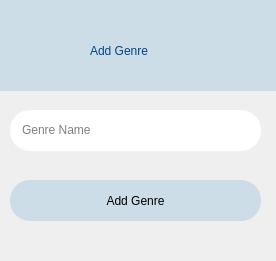
<?xml version="1.0" encoding="UTF-8"?>
<ui version="4.0">
 <class>MainWindow</class>
 <widget class="QMainWindow" name="MainWindow">
  <property name="geometry">
   <rect>
    <x>0</x>
    <y>0</y>
    <width>276</width>
    <height>261</height>
   </rect>
  </property>
  <property name="windowTitle">
   <string>MainWindow</string>
  </property>
  <widget class="QWidget" name="centralwidget">
   <widget class="QWidget" name="navigationBG" native="true">
    <property name="geometry">
     <rect>
      <x>0</x>
      <y>0</y>
      <width>351</width>
      <height>91</height>
     </rect>
    </property>
    <property name="styleSheet">
     <string notr="true">#navigationBG {
background-color: #ccdde8;

}

</string>
    </property>
    <widget class="QPushButton" name="logoutButton">
     <property name="geometry">
      <rect>
       <x>20</x>
       <y>550</y>
       <width>131</width>
       <height>41</height>
      </rect>
     </property>
     <property name="text">
      <string>Logout</string>
     </property>
     <property name="icon">
      <iconset>
       <normaloff>../img/logout.png</normaloff>../img/logout.png</iconset>
     </property>
     <property name="iconSize">
      <size>
       <width>40</width>
       <height>40</height>
      </size>
     </property>
     <property name="flat">
      <bool>true</bool>
     </property>
    </widget>
    <widget class="QLabel" name="systemLabel">
     <property name="geometry">
      <rect>
       <x>90</x>
       <y>15</y>
       <width>101</width>
       <height>71</height>
      </rect>
     </property>
     <property name="styleSheet">
      <string notr="true">#systemLabel {
font: 75 12pt &quot;MS Shell Dlg 2&quot;;
color: #034488;
}</string>
     </property>
     <property name="text">
      <string>Add Genre</string>
     </property>
     <property name="alignment">
      <set>Qt::AlignLeading|Qt::AlignLeft|Qt::AlignVCenter</set>
     </property>
    </widget>
    <widget class="QPushButton" name="pushButton">
     <property name="geometry">
      <rect>
       <x>30</x>
       <y>20</y>
       <width>71</width>
       <height>51</height>
      </rect>
     </property>
     <property name="text">
      <string/>
     </property>
     <property name="icon">
      <iconset>
       <normaloff>../img/icon.png</normaloff>../img/icon.png</iconset>
     </property>
     <property name="iconSize">
      <size>
       <width>50</width>
       <height>50</height>
      </size>
     </property>
     <property name="flat">
      <bool>true</bool>
     </property>
    </widget>
   </widget>
   <widget class="QWidget" name="rect1" native="true">
    <property name="geometry">
     <rect>
      <x>10</x>
      <y>110</y>
      <width>251</width>
      <height>41</height>
     </rect>
    </property>
    <property name="styleSheet">
     <string notr="true">#rect1{
background-color: white;
border: 1px white;
border-radius: 20px;
}</string>
    </property>
    <widget class="QLineEdit" name="genreName">
     <property name="geometry">
      <rect>
       <x>10</x>
       <y>7</y>
       <width>231</width>
       <height>26</height>
      </rect>
     </property>
     <property name="styleSheet">
      <string notr="true">#genreName{
border: TRANSPARENT;
}</string>
     </property>
     <property name="placeholderText">
      <string>Genre Name</string>
     </property>
    </widget>
   </widget>
   <widget class="QPushButton" name="addGenreButton">
    <property name="geometry">
     <rect>
      <x>10</x>
      <y>180</y>
      <width>251</width>
      <height>41</height>
     </rect>
    </property>
    <property name="cursor">
     <cursorShape>PointingHandCursor</cursorShape>
    </property>
    <property name="styleSheet">
     <string notr="true">#addGenreButton{
background-color: #ccdde8;
border: 1px white;
border-radius: 20px;
}
#bookTicketButton:hover{
background-color: #ccdde8;
border: 1px black;
border-radius: 20px;
}</string>
    </property>
    <property name="text">
     <string>Add Genre</string>
    </property>
   </widget>
  </widget>
 </widget>
 <resources/>
 <connections/>
</ui>
